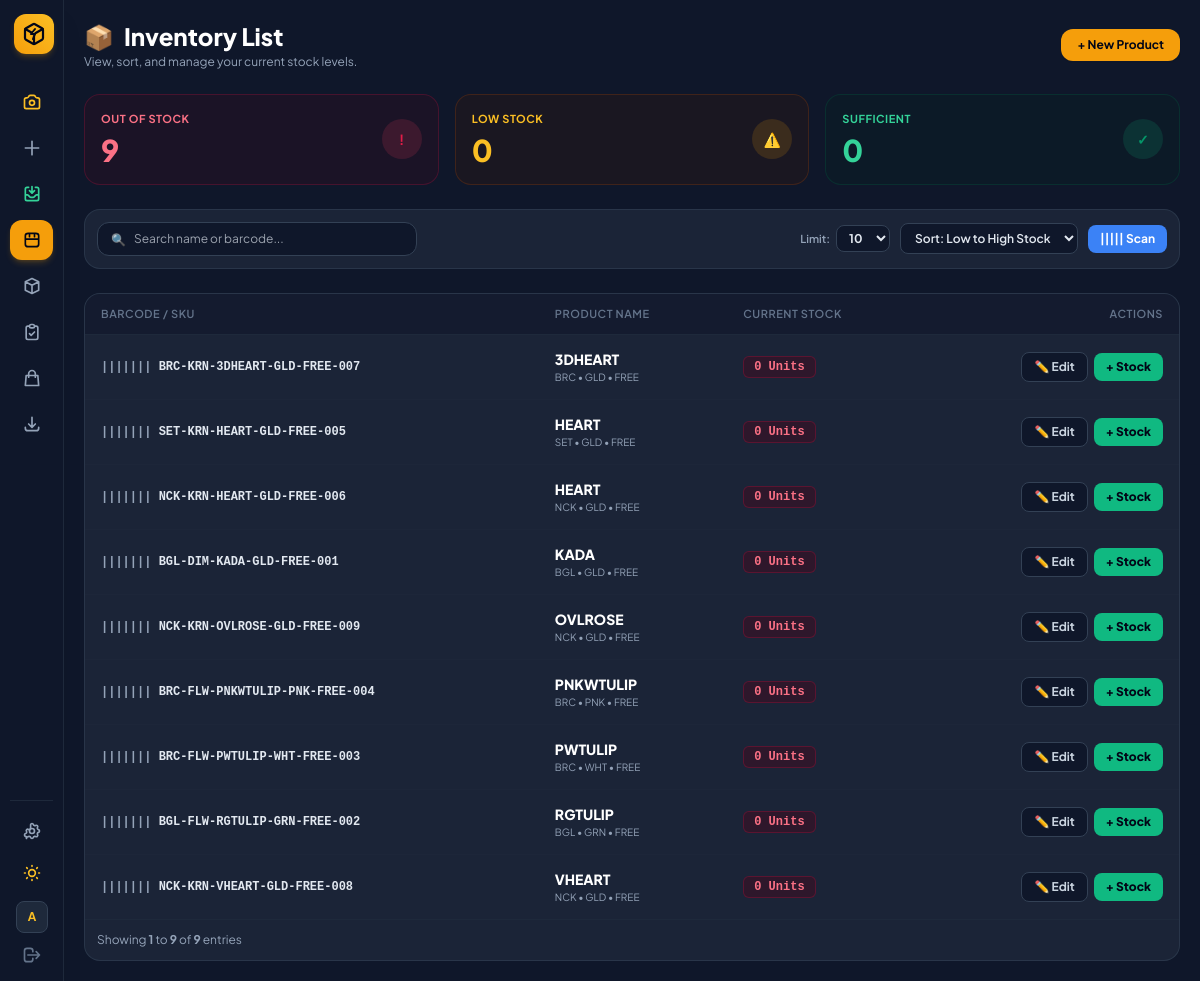
Before: /stock-list/ (signed in) with the older database file.
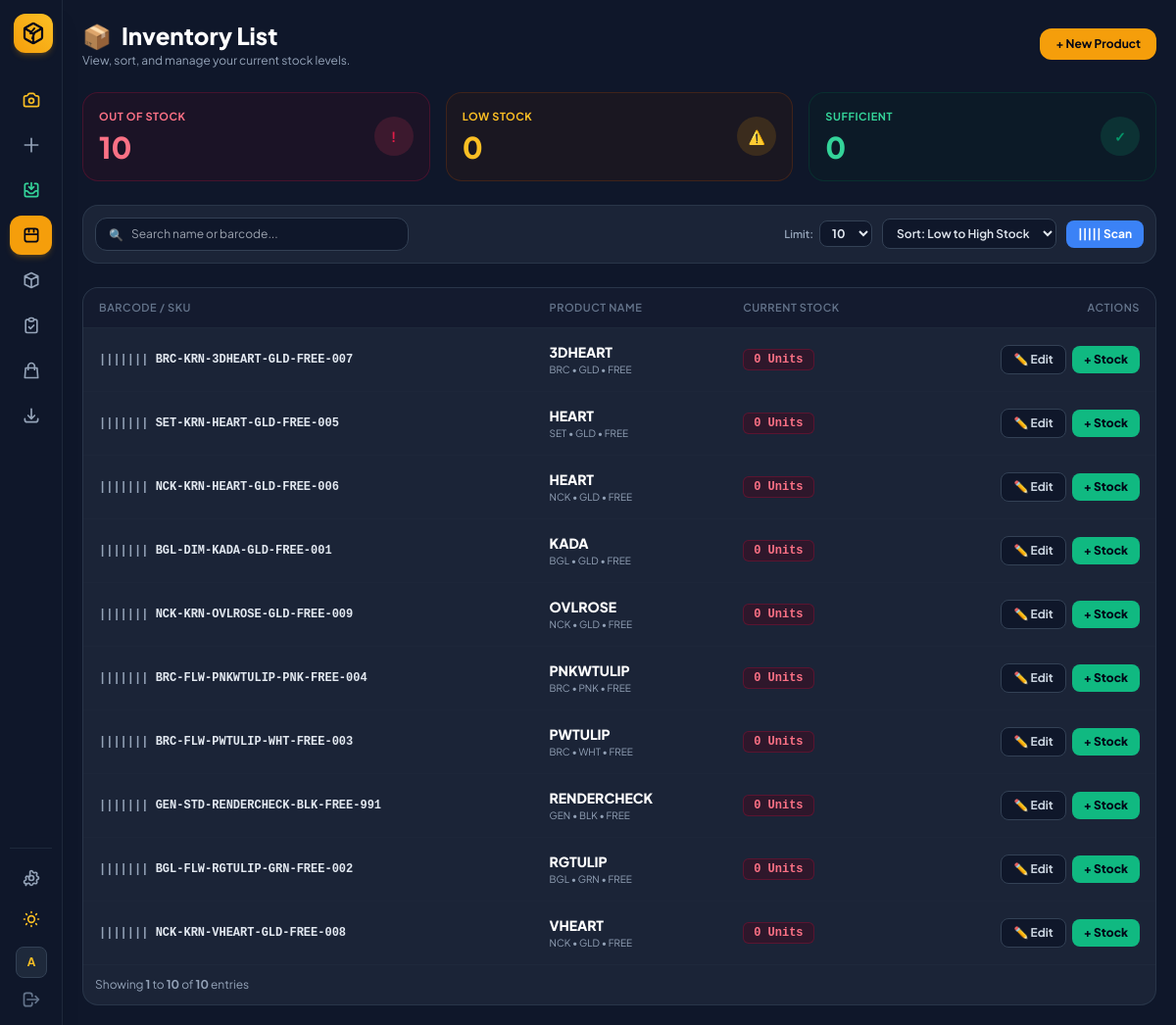
After: the same page with the newer database file.
### sku_manager/models.py (models this page shows, shortened)
class JewelrySKU(models.Model):
    CATEGORY_CHOICES = [
        ('APP', 'APP - Apparel / Clothing'),
        ('ACC', 'ACC - Accessories'),
        ('ELC', 'ELC - Electronics / Gadgets'),
        ('FTW', 'FTW - Footwear'),
        ('HOM', 'HOM - Home & Living'),
        ('BEA', 'BEA - Beauty & Care'),
        ('NCK', 'NCK - Necklace / Chain'),
        ('BGL', 'BGL - Bangles / Kada'),
        ('GEN', 'GEN - General Goods'),
    ]
    COLOR_CHOICES = [
        ('BLK', 'BLK - Black'),
        ('WHT', 'WHT - White'),
        ('BLU', 'BLU - Blue'),
        ('RED', 'RED - Red'),
        ('GRN', 'GRN - Green'),
        ('GLD', 'GLD - Gold'),
        ('SLV', 'SLV - Silver'),
        ('BRN', 'BRN - Brown'),
        ('MTC', 'MTC - Multi-Color'),
    ]
    category = models.CharField(max_length=10, choices=CATEGORY_CHOICES, default='GEN')
    style = models.CharField(max_length=20, default='STD')
    name = models.CharField(max_length=50, default='ITEM')
    color = models.CharField(max_length=20, choices=COLOR_CHOICES, default='BLK')
    size = models.CharField(max_length=20, default='FREE')
    number = models.CharField(max_length=10, default='001')
    sku = models.CharField(max_length=100, unique=True, editable=False)
    image = models.ImageField(upload_to='products/', null=True, blank=True)
    is_listed = models.BooleanField(default=True)
    batch_no = models.CharField(max_length=50, blank=True, default='')
    stock = models.PositiveIntegerField(default=0)
    storage_box = models.ForeignKey(StorageBox, on_delete=models.SET_NULL, null=True, blank=True, related_name='skus')
    section_name = models.CharField(max_length=50, blank=True, default='Main Section')
    purchase_price = models.DecimalField(max_digits=10, decimal_places=2, default=0.00)
    selling_price = models.DecimalField(max_digits=10, decimal_places=2, default=0.00)
    created_at = models.DateTimeField(auto_now_add=True)
    updated_at = models.DateTimeField(auto_now=True)
    class Meta:
        ordering = ['-created_at']

### sku_manager/views.py (the view)
# urls.py: path('stock-list/', views.stock_inventory_list, name='stock_inventory_list'),
@login_required(login_url='login')
def stock_inventory_list(request):
    settings_obj = AppSettings.get_settings()
    search_query = request.GET.get('q', '').strip()
    sort_option = request.GET.get('sort', 'low_to_high')
    try:
        limit = int(request.GET.get('limit', 10))
    except (TypeError, ValueError):
        limit = 10
    limit = max(1, min(limit, 50))
    products = JewelrySKU.objects.annotate(
        active_stock=Sum('batches__quantity', filter=Q(batches__status='active')),
    )
    stats = products.values('pk', 'active_stock')
    stock_values = [row['active_stock'] or 0 for row in stats]
    total_out_of_stock = sum(stock == 0 for stock in stock_values)
    total_low_stock = sum(0 < stock <= settings_obj.low_stock_threshold for stock in stock_values)
    total_sufficient = sum(stock > settings_obj.low_stock_threshold for stock in stock_values)
    if search_query:
        products = products.filter(Q(sku__icontains=search_query) | Q(name__icontains=search_query))
    ordering = {
        'low_to_high': ('active_stock', 'name'),
        'high_to_low': ('-active_stock', 'name'),
        'name': ('name',),
    }.get(sort_option, ('-created_at',))
    products = products.order_by(*ordering)
    page_obj = Paginator(products, limit).get_page(request.GET.get('page'))
    for product in page_obj.object_list:
        product.stock = product.active_stock or 0
    return render(request, 'sku_manager/stock_inventory_list.html', {
        'page_obj': page_obj,
        'search_query': search_query,
        'sort_option': sort_option,
        'limit': limit,
        'total_out_of_stock': total_out_of_stock,
        'total_low_stock': total_low_stock,
        'total_sufficient': total_sufficient,
        'low_threshold': settings_obj.low_stock_threshold,
        'active_page': 'stock_list',
    })

### sku_manager/models.py (called while the page is built)
    @classmethod
    def get_settings(cls):
        obj, _ = cls.objects.get_or_create(id=1)
        return obj

### templates/sku_manager/stock_inventory_list.html (shortened to what the changed rows need)
{% extends "sku_manager/base.html" %}
{% block content %}
<div class="space-y-6 max-w-7xl mx-auto">
  <header class="flex flex-col sm:flex-row sm:items-center justify-between gap-3">
    <div>
      <h1 class="text-2xl font-black text-slate-900 dark:text-white flex items-center gap-2.5"><span class="text-blue-500">📦</span> Inventory List</h1>
    </div>
  </header>
  <div class="grid grid-cols-1 sm:grid-cols-3 gap-4">
    <div class="bg-rose-50/80 dark:bg-rose-950/20 border border-rose-200 dark:border-rose-900/40 rounded-2xl p-4 flex items-center justify-between shadow-xs">
      <div><div class="text-[11px] font-bold uppercase tracking-wider text-rose-600 dark:text-rose-400">Out of Stock</div><div class="text-3xl font-black text-rose-600 dark:text-rose-400 mt-1">{{ total_out_of_stock }}</div></div>
    </div>
  </div>
  <div class="bg-white dark:bg-slate-800/80 border border-slate-200 dark:border-slate-700/60 rounded-2xl shadow-xs overflow-hidden">
    <div class="overflow-x-auto">
      <table class="w-full text-left text-xs text-slate-700 dark:text-slate-300">
        <thead class="bg-slate-50 dark:bg-slate-900/60 text-[11px] uppercase tracking-wider text-slate-400 dark:text-slate-500 border-b border-slate-200 dark:border-slate-800"><tr><th class="py-3 px-4 font-semibold">Barcode / SKU</th><th class="py-3 px-4 font-semibold">Product Name</th><th class="py-3 px-4 font-semibold">Current Stock</th><th class="py-3 px-4 text-right font-semibold">Actions</th></tr></thead>
        <tbody class="divide-y divide-slate-100 dark:divide-slate-800/60">
          {% for item in page_obj %}
          <tr class="hover:bg-slate-50 dark:hover:bg-slate-800/40 transition">
            <td class="py-3.5 px-4 font-mono font-bold text-slate-500 dark:text-slate-400"><span class="text-slate-400">|||||||</span> <span class="text-slate-800 dark:text-slate-200">{{ item.sku }}</span></td>
            <td class="py-3.5 px-4"><div class="font-extrabold text-slate-900 dark:text-white text-sm">{{ item.name }}</div><div class="text-[10px] text-slate-400">{{ item.category }} • {{ item.color }} • {{ item.size }}</div></td>
            <td class="py-3.5 px-4">
              {% if item.stock == 0 %}<span class="inline-flex px-2.5 py-0.5 rounded-md bg-rose-50 dark:bg-rose-950/40 border border-rose-200 dark:border-rose-900/50 text-rose-600 dark:text-rose-400 font-bold font-mono">0 Units</span>
              {% elif item.stock <= low_threshold %}<span class="inline-flex px-2.5 py-0.5 rounded-md bg-amber-50 dark:bg-amber-950/40 border border-amber-200 dark:border-amber-900/50 text-amber-600 dark:text-amber-400 font-bold font-mono">{{ item.stock }} Units (Low)</span>
              {% else %}<span class="inline-flex px-2.5 py-0.5 rounded-md bg-emerald-50 dark:bg-emerald-950/40 border border-emerald-200 dark:border-emerald-900/50 text-emerald-600 dark:text-emerald-400 font-bold font-mono">{{ item.stock }} Units</span>{% endif %}
            </td>
            <td class="py-3.5 px-4 text-right space-x-1.5 whitespace-nowrap"><a href="{% url 'sku_edit' item.pk %}" class="inline-flex items-center gap-1 px-3 py-1.5 rounded-lg border border-slate-200 dark:border-slate-700 bg-slate-50 dark:bg-slate-900 text-slate-700 dark:text-slate-300 font-bold hover:bg-slate-100 transition">✏️ Edit</a><a href="{% url 'product_batches' item.pk %}" class="inline-flex items-center gap-1 px-3 py-1.5 rounded-lg bg-emerald-500 hover:bg-emerald-400 text-slate-950 font-black shadow-xs transition">+ Stock</a></td>
          </tr>
          {% empty %}<tr><td colspan="4" class="text-center py-12 text-slate-400 dark:text-slate-500">No inventory products found matching your search.</td></tr>{% endfor %}
        </tbody>
      </table>
    </div>
    <div class="p-3 border-t border-slate-200 dark:border-slate-800 flex items-center justify-between text-xs text-slate-500 dark:text-slate-400">
      <div>Showing <strong>{{ page_obj.start_index|default:0 }}</strong> to <strong>{{ page_obj.end_index|default:0 }}</strong> of <strong>{{ page_obj.paginator.count }}</strong> entries</div>
    </div>
  </div>
</div>
{% endblock %}

Changed rows visible on the page:
added JewelrySKU: sku "GEN-STD-RENDERCHECK-BLK-FREE-991", name "RENDERCHECK", category "GEN", color "BLK", size "FREE", stock "0 Units"
Other visible differences:
{{ total_out_of_stock }}: "9" → "10"
{{ page_obj.end_index|default:0 }}: "9" → "10"
{{ page_obj.paginator.count }}: "9" → "10"
